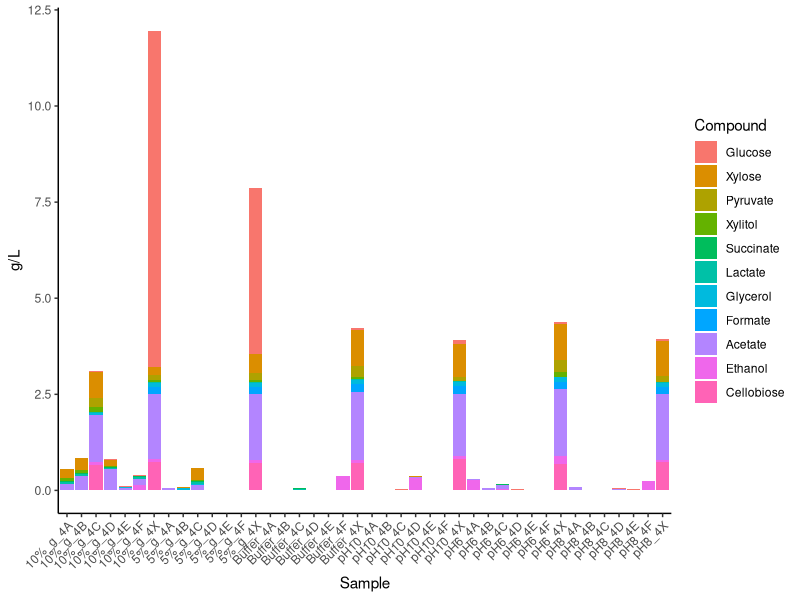
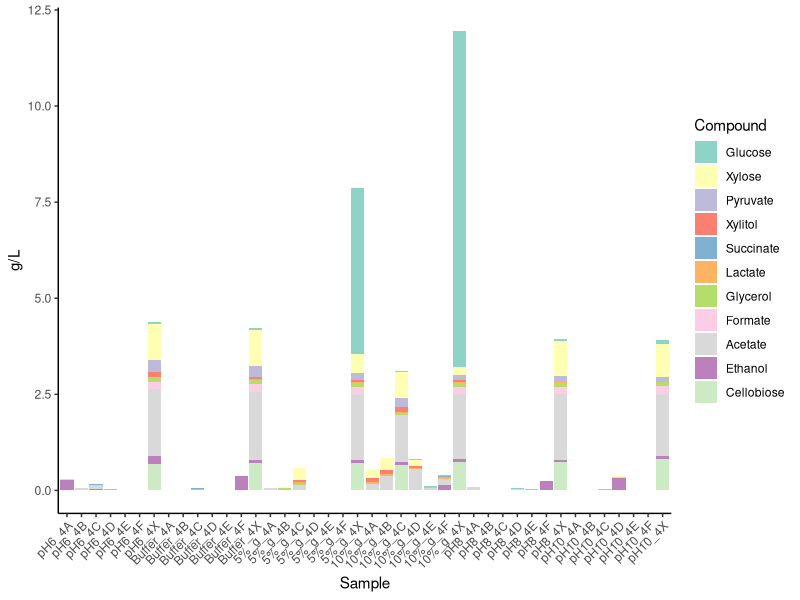
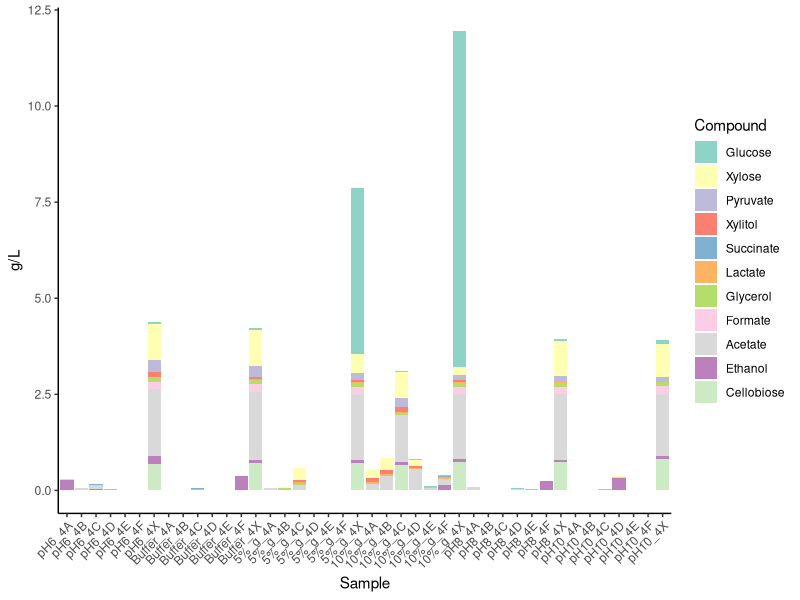
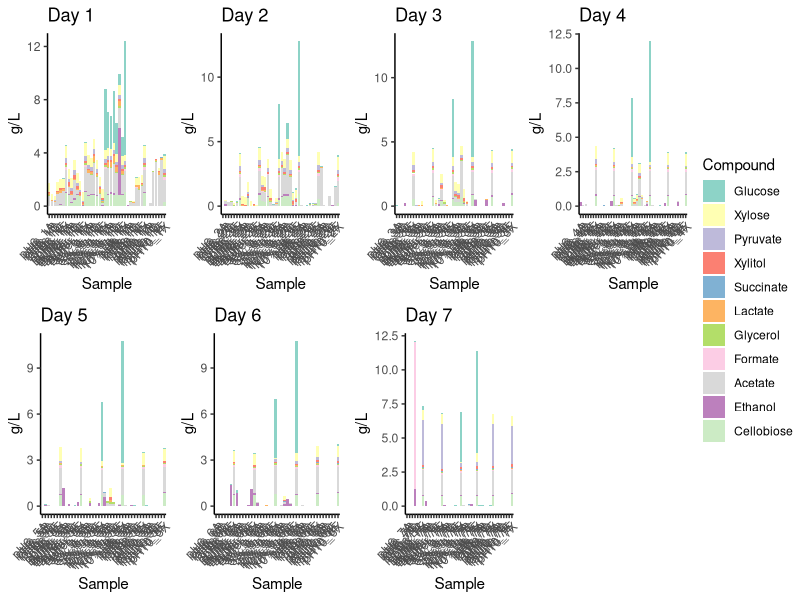
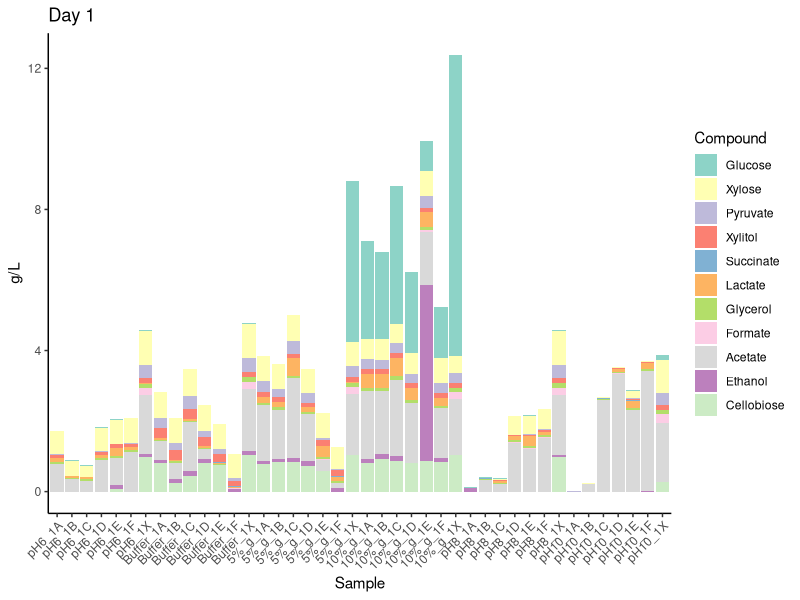
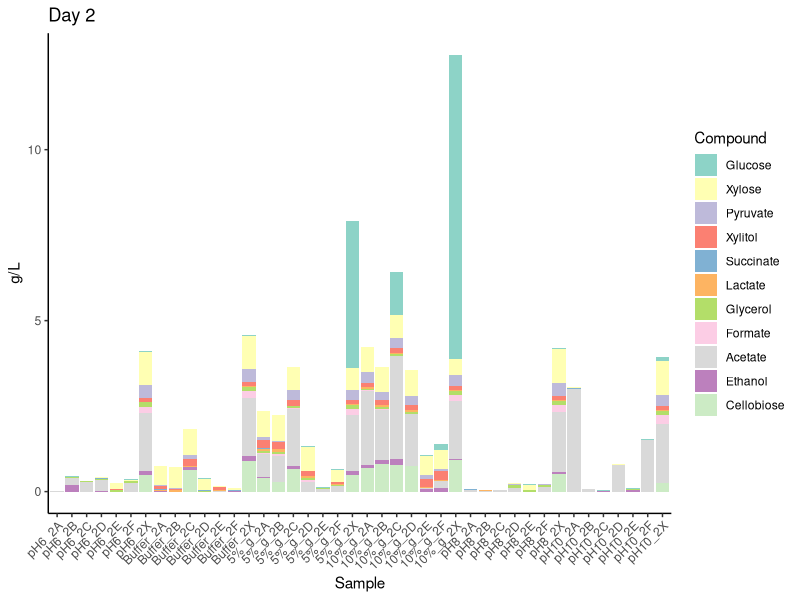
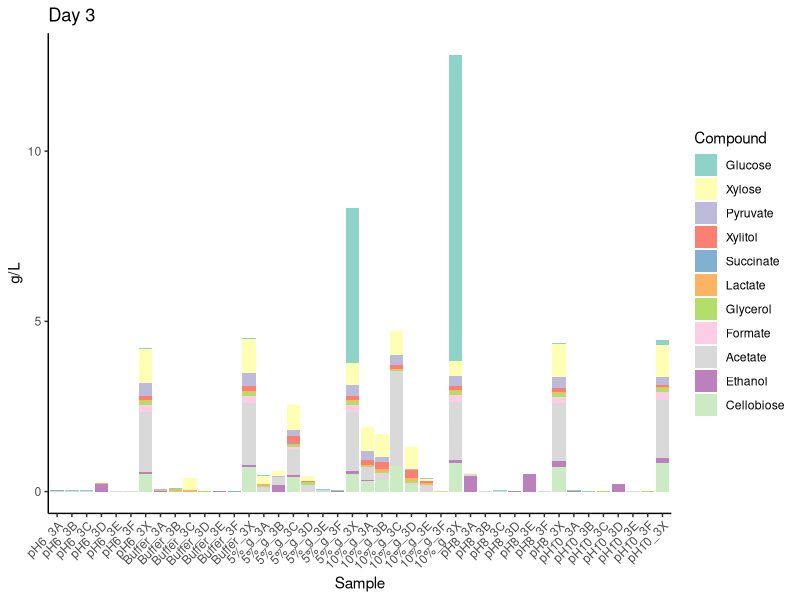
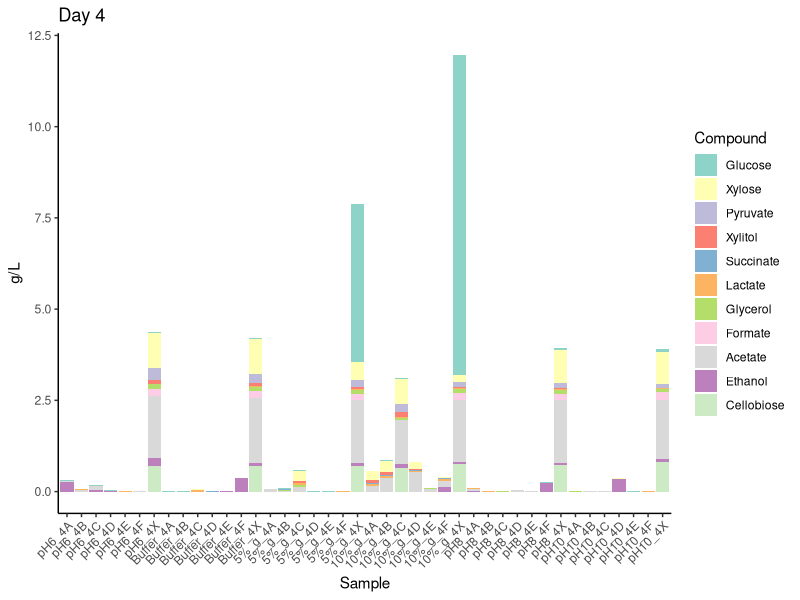

Here is the R script that generated these plots, in order:
## ---- chunk 1
knitr::opts_chunk$set(echo = TRUE)
## ---- chunk 2
#Donny Hoang
#3.26.2020
#Graphing HPLC data

## if the packages are not installed, use these commands to install them
#install.packages('ggplot2')
#install.packages('reshape2')
#install.packages('ggpubr')
#install.packages('RColorBrewer')

library(ggplot2)
library(reshape2)
library(ggpubr)
library(RColorBrewer)


data<-read.csv("HPLC_CR.csv",header=TRUE)
## ---- chunk 3
head(data)
str(data)
## ---- chunk 4
data<-melt(data,id=c("Sample","Treatment","Replicate","Day"))
head(data) # quickly check that it worked
str(data)
## ---- chunk 5
day4 <- subset(data, data$Day=="4") #subset the data

p4 <-ggplot()+ #initialize the graph
           geom_bar(data=day4, aes(y=value,x=Sample,fill=variable),stat="identity") + #specify that we want a bar graph
           theme_classic() + #make it pretty
           theme(axis.text.x=element_text(angle=45, hjust=1)) + #rotate the x-axis labels so we can read it
           ylab("g/L") +  #add a descriptive y-axis label
           labs(fill='Compound') #change the legend title
p4

## ---- chunk 6
colorCount <-length(unique(data$variable)) #count how many different colors we will need
getPalette = colorRampPalette(brewer.pal(11, "Set3")) #a function for getting our palette.
## ---- chunk 7
data$Sample <- factor(data$Sample, levels = unique(data$Sample)) # Tell R what order my samples go in
## ---- chunk 8
day4 <- subset(data, data$Day=="4") #subset the data

p4 <-ggplot()+ #initialize the graph
           geom_bar(data=day4, aes(y=value,x=Sample,fill=variable),stat="identity") + #specify that we want a bar graph
           theme_classic() + #make it pretty
           theme(axis.text.x=element_text(angle=45, hjust=1)) + #rotate the x-axis labels so we can read it
           ylab("g/L") +  #add a descriptive y-axis label
           labs(fill='Compound') + #change the legend title
           scale_fill_manual(values=getPalette(colorCount)) #add our specified color palette
p4
## ---- chunk 9
myplotmaker<- function(...){
  return(... %>%
           ggplot()+
           geom_bar(aes(y=value,x=Sample,fill=variable),stat="identity") +
           theme_classic() +
           theme(axis.text.x=element_text(angle=45, hjust=1)) +
           ylab("g/L") +
           labs(fill='Compound') +
           scale_fill_manual(values=getPalette(colorCount)))}
## ---- chunk 10
p4 <- myplotmaker(day4)
p4
## ---- chunk 11
day1 <- subset(data, data$Day=="1")
p1<- myplotmaker(day1) +ggtitle("Day 1")
day2 <- subset(data, data$Day=="2")
p2<- myplotmaker(day2) +ggtitle("Day 2")
day3 <- subset(data, data$Day=="3")
p3<- myplotmaker(day3) +ggtitle("Day 3")
day4 <- subset(data, data$Day=="4")
p4<- myplotmaker(day4) +ggtitle("Day 4")
day5 <- subset(data, data$Day=="5")
p5<- myplotmaker(day5) +ggtitle("Day 5")
day6 <- subset(data, data$Day=="6")
p6<- myplotmaker(day6) +ggtitle("Day 6")
day7 <- subset(data, data$Day=="7")
p7<- myplotmaker(day7) +ggtitle("Day 7")

## ---- chunk 12
ggarrange(p1, p2, p3, p4, p5, p6, p7, #add all the graphs we want
          ncol=4, nrow=2, # specify the number of columns and rows
          legend="right", # move the legend to the bottom
          common.legend=TRUE) # these graphs all have the same legend, so tell R that
## ---- chunk 13
p1
p2
p3
p4
p5
p6
p7
## ---- chunk 14

